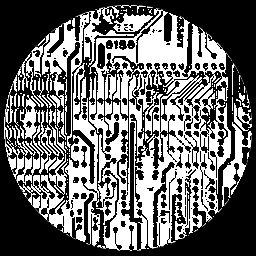
%> input picture MultiChannel_test/phantom_electric1.bmp, 256 x 256 px
$ octave XRsparseA_NoCrimeData_comp_mc_electric.m   (GNU Octave 9; MATLAB toolbox functions it lacks are replaced by stand-ins)
%> lines starting %> are read from the running program, lines starting %| are printed output that depends on the picture; in (x1, y1, x2, y2) boxes, pixels count from 0 and x2, y2 are one past the last pixel; in counts of white or black regions, pixels touching at a corner belong together; the program's own positions count from 1
### MultiChannel_test/A2x2mult_matrixfree_rotang.m
function [ res ] = A2x2mult_matrixfree( c11,c12,c21,c22,g,ang,N,rotang )
%function [ res ] = A2x2mult_matrixfree( c11,c12,c21,c22,g,ang,N )
% This function calculates operation with radon function, which corresponds
% multiplication A*g for system with two images and two materials.
%
% Version 1.0, September 20, 2019
% (c) Salla Latva-Äijö and Samuli Siltanen
%
% Routine for the two-energies and two materials scheme related to S Siltanen's
% method for solution of the conjugate gradient Tikhonov algorithm.
% Computes corresponding calculation A*g but without matrix A.
%
% Arguments
% c11       attenuation coefficient for material one imaged with energy E1(low)
% c12       attenuation coefficient for material two imaged with energy E1(low)
% c21       attenuation coefficient for material one imaged with energy E2(high)
% c22       attenuation coefficient for material two imaged with energy E2(high)
% g        reconstruction image of target 1
% ang      measurement angles
% N        NxN is the size of the image g1 and g2
% Returns
% res       sinograms of g, as images one after another (size x*40)
%
% Last revision Salla Latva-Äijö Sep 2019

% This function calculates multiplication A*g for system with two images
% and two materials, without constructing the matrix A.


g1 = g(1:(end/2));
g1 = reshape(g1,[N N]);
g2 = g((end/2+1):end);
g2 = reshape(g2,[N N]);

% Perform the needed matrix multiplications. Now a matrix multiplication
% has been switched to radon
ag1 = radon(g1,ang+rotang);
ag2 = radon(g2,ang+rotang);

% Calculate the parts needed for block matrix multiplication
res1 = c11*ag1(:);
res2 = c12*ag2(:);
res3 = c21*ag1(:);
res4 = c22*ag2(:);

% Combine results into the result
res = [res1 + res2; res3 + res4];
end

### MultiChannel_test/XR_aTV_fgrad_modified.m
% This function evaluates gradient of the tomographic objective function
% with approximate total variation penalty.
%
% Arguments:
% x         Evaluation point (image of size NxN)
% m         Measured data
% measang   Measurement angles
% corxn     Correction factor needed for using iradon.m to compute adjoints
% alpha     Regularization parameter (positive real constant)
% beta   	Smoothing parameter for approximate total variation prior
%
% Returns:
% grad      gradient of the  objective function
%
% Salla Latva-Äijö and Samuli Siltanen March 2021

function grad = XR_aTV_fgrad_modified(x,m,ang,corxn,alpha,beta,c11,c12,c21,c22,N)

grad = XR_misfit_grad_modified(x,m,ang,corxn,c11,c12,c21,c22,N)+ alpha*XR_aTV_grad_mc(x,beta,N);

### MultiChannel_test/XR_misfit_grad_modified.m
%MODIFIED FOR TWO IMAGE SYSTEM
%Routine for tomography. This procedure evaluates the gradient
%
%      (grad f)(x) = A^T A x - A^T m
%
% of the quadratic form f(x) = 1/2 (Ax - m)^T (Ax - m).
%
% Arguments:
% x         Evaluation point (image of size NxN)
% m         Measured data (from two images)
% measang   Measurement angles
% corxn     Correction factor needed for using iradon.m to compute adjoints
%
% Returns:
% grad 		gradient of the discrepancy function at point x
%
% Samuli Siltanen February 2011

function grad = XR_misfit_grad_modified(x,m,ang,corxn,c11,c12,c21,c22,N)

% Ax   = radon(x,measang);
% ATAx = iradon(Ax,measang,'none');
% ATAx = ATAx(2:end-1,2:end-1);
% ATAx = corxn*ATAx;

% This function calculates operation with radon function, which corresponds
% multiplication A*g for system with two images and two materials.

% We pick out the two material images from the vertical input vector and
% reshape them into 2D images
x = x(:); % Force x to be vertical vector
g1 = reshape(x(1:(end/2)),N,N);
g2 = reshape(x((end/2+1):end),N,N);

% Compute the sinograms for the two images
ag1 = radon(g1,ang);
ag2 = radon(g2,ang);

% Calculate the parts needed for block matrix multiplication
res1 = c11*ag1;
res2 = c12*ag2;
res3 = c21*ag1;
res4 = c22*ag2;

% Evaluate sinograms in two-dimensional format
m1 = res1+res2; % Low-energy sinogram of the two-material target
m2 = res3+res4; % High-energy sinogram of the two-material target

% [4 lines of commented-out code are left out]

corxn = 7.65; % Incomprehensible correction factor

% Perform the needed matrix multiplications. Now a.' multiplication has been
% switched to iradon
am1 = iradon(m1,ang,'none');
am1 = am1(2:end-1,2:end-1);
am1 = corxn*am1;

am2 = iradon(m2,ang,'none');
am2 = am2(2:end-1,2:end-1);
am2 = corxn*am2;

% Compute the parts of the result individually
res1 = c11*am1(:);
res2 = c21*am2(:);
res3 = c12*am1(:);
res4 = c22*am2(:);

% Collect the results together
ATAx = [res1 + res2; res3 + res4];


% ATm = iradon(m,measang,'none');
% ATm = ATm(2:end-1,2:end-1);
% ATm = corxn*ATm;

m1 = m(1:(end/2));
m1 = reshape(m1, [length(m)/(2*length(ang)) length(ang)]);
m2 = m((end/2+1):end);
m2 = reshape(m2, [length(m)/(2*length(ang)) length(ang)]);

corxn = 7.65; % Incomprehensible correction factor

% Perform the needed matrix multiplications. Now a.' multiplication has been
% switched to iradon
am1 = iradon(m1,ang,'none');
am1 = am1(2:end-1,2:end-1);
am1 = corxn*am1;

am2 = iradon(m2,ang,'none');
am2 = am2(2:end-1,2:end-1);
am2 = corxn*am2;

% Compute the parts of the result individually
res1 = c11*am1(:);
res2 = c21*am2(:);
res3 = c12*am1(:);
res4 = c22*am2(:);

% Collect the results together
ATm = [res1 + res2; res3 + res4];
grad  = ATAx - ATm;

### MultiChannel_test/XRsparseA_NoCrimeData_comp_mc_electric.m
% Example computations related to X-ray tomography.
% HERE I TRY TO MAKE THIS WORK FOR MC TWO IMAGE SYSTEM

% Here we use the Barzilai and Borwain optimization method
% to find the minimum of the regularized penalty functional
%
%		1/2 (Af - m)^T (Af - m) + alpha*sum(sqrt((f_i-f_j)^2+beta))
%
% with the sum ranging over i and j indexing all horizontally
% and vertically neighboring pixel pairs.
%
% The approximation results from the positive constant beta rounding the
% non-differentiable corner of the absolute value function. This way the
% penalty functional becomes differentiable and thus efficiently optimizable.
%
%
% Jennifer Mueller and Samuli Siltanen, March 2014
%Modified by Salla 2.7.2020
clear all;
% Regularization parameter
alpha = 0.05;

% Maximum number of iterations. You can modify this value and observe the
% effects on the reconstruction.
MAXITER = 400;
% Choose the angles for tomographic projections
Nang       = 65; % odd number is preferred
ang        = [0:(Nang-1)]*360/Nang;
rotang     = 45;
% Smoothing parameter used in the approximate absolute value function
beta    = .0001;
N       = 128;
noiselevel = 0.01;

% [17 lines of commented-out code are left out]
target1 = imread('phantom_electric1.bmp');
%> target1 is the input picture: size 256x256x3 uint8; min 0, max 255, mean 105.7
target2 = imread('phantom_electric2.bmp');
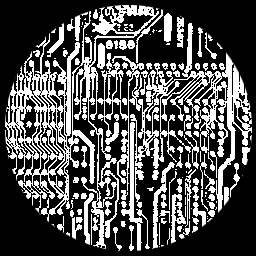
%> input picture MultiChannel_test/phantom_electric2.bmp, 256 x 256 px
%> target2 is the input picture: size 256x256x3 uint8; min 0, max 255, mean 80.6

% Select one of the channels
target1 = target1(:,:,1);
%> target1: size 256x256 uint8
target2 = target2(:,:,1);
%> target2: size 256x256 uint8

% Make sure that there is only black or white pixels
target1 = imbinarize(target1);
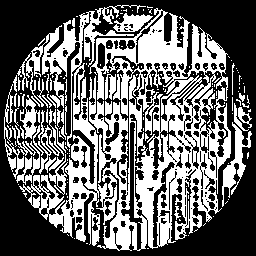
%> target1: size 256x256 logical; 41.4% white; 168 white regions (123 under 20 px), largest, box (x1, y1, x2, y2) and area: (19, 5, 231, 251) 22110, (222, 122, 252, 207) 753, (4, 84, 24, 179) 455
target2 = imbinarize(target2);
%> target2: size 256x256 logical; 31.6% white; 150 white regions (55 under 20 px), largest, box (x1, y1, x2, y2) and area: (5, 5, 252, 249) 13918, (121, 122, 143, 251) 608, (152, 162, 175, 249) 396

% Change to double
target1=double(target1);
target2=double(target2);

% Resize the image
target1      = imresize(target1, [N N], 'nearest');
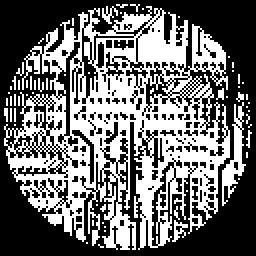
%> target1: size 128x128 double (shown 2 times larger); values 0 (black) and 1 (white), 42.4% white; 63 white regions (59 under 20 px), largest, box (x1, y1, x2, y2) and area: (2, 3, 115, 125) 6415, (111, 51, 123, 103) 224, (86, 110, 94, 121) 37, (51, 3, 59, 12) 32
target2      = imresize(target2, [N N], 'nearest');
%> target2: size 128x128 double; values 0 (black) and 1 (white), 30.7% white in thin lines or dots
%%
% Avoid inverse crime by rotating the object (interpolation)
target1_rot      = imrotate(target1,rotang,'bilinear','crop');
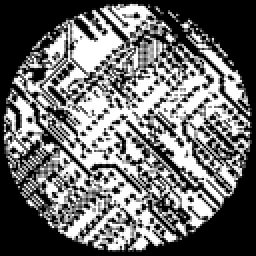
%> target1_rot: size 128x128 double (shown 2 times larger); min 0, max 1, mean 0.424
target2_rot      = imrotate(target2,rotang,'bilinear','crop');
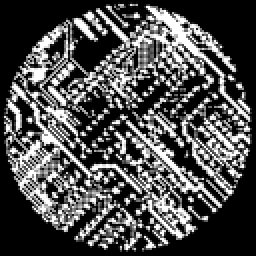
%> target2_rot: size 128x128 double (shown 2 times larger); min 0, max 1, mean 0.307

%% Vektorize
% Combine the two material images (both 2D images) as one vertical vector
% by vectorizing and stacking the two images on top of each other
x  =[target1_rot(:);target2_rot(:)];

%% Start reconstruction
% [14 lines of commented-out code are left out]

c11     = 1.491; % PVC    30kV  (Low energy)
c12     = 8.561; % Iodine 30kV
c21     = 0.456; % PVC    50kV  (High energy)
c22     = 12.32; % Iodine 50kV
%% Start reconstruction
% Simulate noisy measurements avoiding inverse crime
m       = A2x2mult_matrixfree_rotang(c11,c12,c21,c22,x,ang,N,rotang);
%> in A2x2mult_matrixfree, `ag1 = radon(g1,ang+rotang);`:
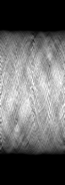
%> ag1: size 185x65 double; min 0, max 95.35, mean 37.5; drawn with min black and max white
%> in A2x2mult_matrixfree, `ag2 = radon(g2,ang+rotang);`:
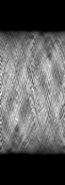
%> ag2: size 185x65 double; min 0, max 76.66, mean 27.2; drawn with min black and max white
% Add noise/poisson noise
mncn  = m + noiselevel*max(abs(m(:)))*randn(size(m));

% Incomprehensible correction factor. It is related to the way Matlab
% normalizes the output of iradon.m. The value is empirically found and
% tested to work to reasonable accuracy.
corxn = 40.7467*N/64;

% Optimization routine following Barzilai-Borwein
obj    = zeros(MAXITER+1,1);     % We will monitor the value of the objective function
fold   = zeros(size(x));    % Initial guess
gold   = XR_aTV_fgrad_modified(fold,mncn,ang,corxn,alpha,beta,c11,c12,c21,c22,N);
%> the run ends on the next line
